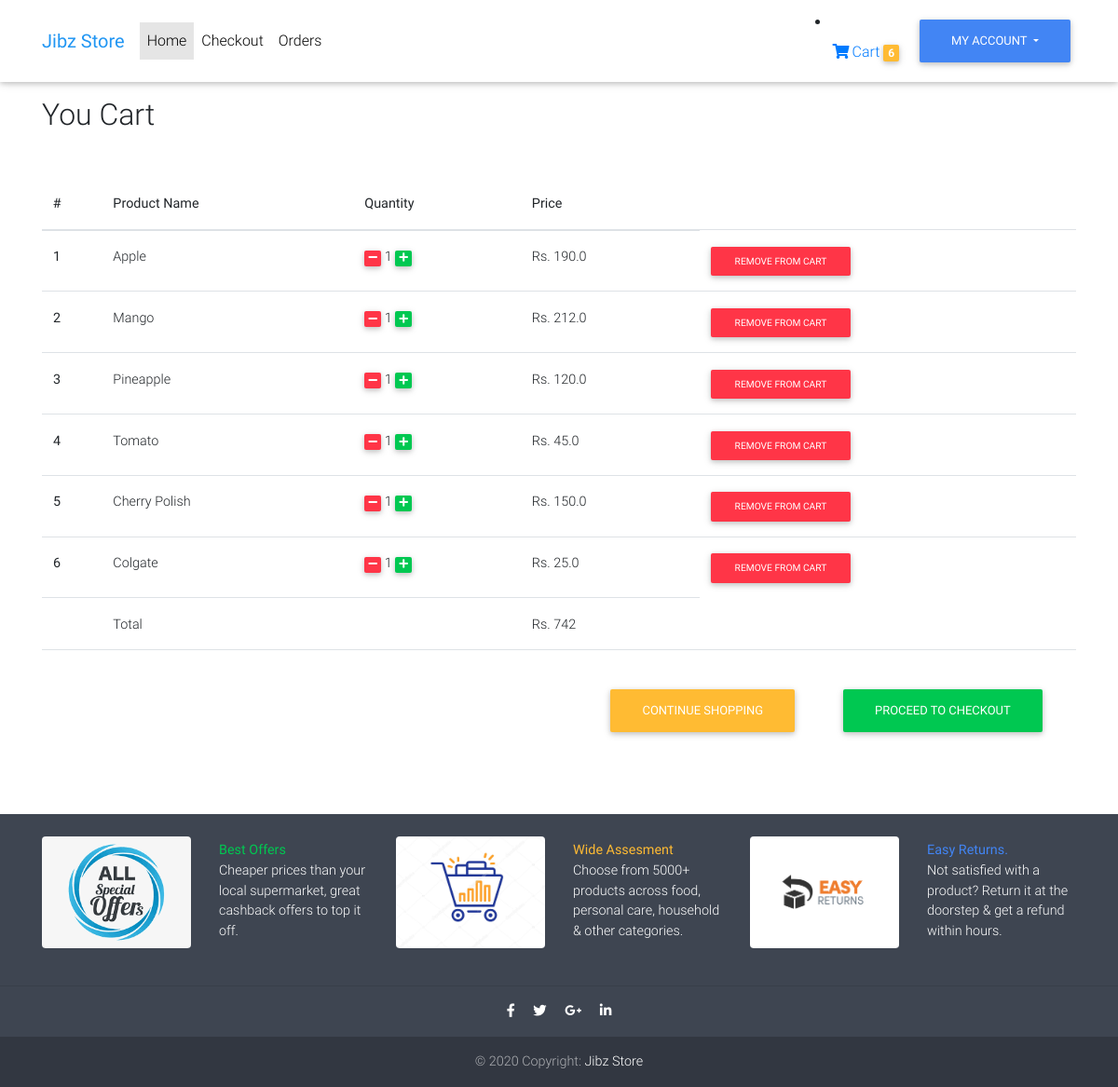
The app's page /cart/ (signed in) with its own data.
### cart/models.py (models this page shows, shortened)
class Ord(models.Model):
    orderItems = models.ManyToManyField(Cart)
    user = models.ForeignKey(User,on_delete=models.CASCADE)
    ordered = models.BooleanField(default=False)
    created = models.DateTimeField(auto_now_add=True)
    Address = models.ForeignKey(Address,on_delete=models.SET_NULL, blank=True,null=True)
    payment = models.ForeignKey(Payment,on_delete=models.SET_NULL, blank=True,null=True)
    def get_totals(self):
        total = 0
        for order_item in self.orderItems.all():
            total += order_item.get_total()
        return total

class Cart(models.Model):
    user =  models.ForeignKey(User,on_delete=models.CASCADE)
    item = models.ForeignKey(Product,on_delete=models.CASCADE)
    quantity = models.IntegerField(default=1)
    created = models.DateTimeField(auto_now_add=True)
    def get_total(self):
        total = self.item.price*self.quantity
        floatTotal = float("{0:.2f}".format(total))
        return floatTotal

### demo/models.py (models this page shows, shortened)
class Product(models.Model):
    name = models.CharField(max_length=100)
    category = models.ForeignKey(Category,on_delete=models.CASCADE)
    slug = models.SlugField()
    previewText = models.TextField(max_length=100,verbose_name='PreviewText')
    description = models.CharField(max_length=200,verbose_name='Description')
    price = models.FloatField()
    quantity = models.IntegerField(default=1)
    thumbnail = models.ImageField(upload_to='products/',default='/products/default.png')

### cart/views.py (the view)
# urls.py: path('cart/',CartView,name='cart-home'),
def CartView(request):
    if not request.user.is_authenticated:
        messages.info(request,f"Please Login to continue.")
        return redirect("account_login")
    user = request.user
    carts = Cart.objects.filter(user=user)
    orders = Ord.objects.filter(user=user,ordered=False)
    if  orders.exists():    # Add  carts.exists() or
        order = orders[0]
        return render(request,'cart/home.html',{'carts':carts,'order':order})
    else:
        messages.warning(request,"You do not have any item in cart.")
        return redirect("demo:demo")

### cart/templatetags/cart_tag.py (called while the page is built)
@register.filter
def cart_total(user):
    order = Ord.objects.filter(user=user, ordered=False)
    if order.exists():
    	return order[0].orderItems.count()
    else:
    	return 0

### cart/templates/cart/home.html
{% extends 'demo/base.html' %}
{% block content %}
<div class="container my-5">
    <div class="my-5">
        <h2>You Cart</h2>
    </div>
    <table class="table table-hover">
        <thead>
            <tr>
                <th scope="col">#</th>
                <th scope="col">Product Name</th>
                <th scope="col">Quantity</th>
                <th scope="col">Price</th>
            </tr>
        </thead>
        <tbody>
            {% for cart in carts %}
            <tr>
                <th scope="row">{{ forloop.counter }}</th>
                <td>{{ cart.item.name }}</td>
                <td>
                  <a href="{% url 'demo:remove' cart.item.slug %}">
                    <span class="badge badge-danger"><i class="fas fa-minus"></i></span></a>
                  {{ cart.quantity }}
                  <a href="{% url 'demo:cart' cart.item.slug %}">
                    <span class="badge badge-success"><i class="fas fa-plus"></i></span></a>
                </td>
                <td>Rs. {{ cart.get_total }} </td>
                <td><a href="{% url 'demo:decrease-cart' cart.item.slug %}" class="btn btn-sm btn-danger">Remove from Cart</a></td>
            </tr>
            {% endfor %}
            <tr>
                <th scope="row"></th>
                <td colspan="2">Total</td>
                <td>Rs. {{ order.get_totals| floatformat }}</td>
            </tr>
            <tr>
                <th scope="row"></th>
                <td colspan="4" class="text-right ">
									<a href="{% url 'demo:demo' %}" class="btn btn-warning m-4"> Continue Shopping </a>
                  <a href="{% url 'demo:checkout' %}" class="btn btn-success m-4"> Proceed to Checkout </a>
                </td>
            </tr>
        </tbody>
    </table>
</div>
{% endblock %}

### demo/templates/demo/base.html (shortened to what this page needs)
{% load static %}
{% load cart_tag %}
<!DOCTYPE html>
<html lang="en">
<head>
  <link rel="stylesheet" href="https://use.fontawesome.com/releases/v5.11.2/css/all.css">
  <link href="{% static 'css/bootstrap.min.css' %}" rel="stylesheet">
  <link href="{% static 'css/mdb.min.css' %}" rel="stylesheet">
  <link href="{% static 'css/style.min.css' %}" rel="stylesheet">
</head>
<body>
  {% block body %}
    <nav class="navbar fixed-top navbar-expand-lg navbar-light white scrolling-navbar">
      <div class="container">
        <a class="navbar-brand waves-effect" href="{% url 'demo:demo' %}" >
          <strong class="blue-text">Jibz Store</strong>
        </a>
        <div class="collapse navbar-collapse" id="navbarSupportedContent">
          <ul class="navbar-nav mr-auto">
            <li class="nav-item active">
              <a class="nav-link waves-effect" href="{% url 'demo:demo' %}">Home
              </a>
            </li>
            {% if request.user.is_authenticated %}
            <li class="nav-item">
              <a class="nav-link waves-effect" href="{% url 'demo:checkout' %}" >Checkout</a>
            </li>
            <li class="nav-item">
              <a class="nav-link waves-effect" href="{% url 'demo:order' %}" >Orders</a>
            </li>
            {% endif %}
          </ul>
          {% if request.user.is_authenticated %}
            <li class="nav-item">
            <a class="nav-link waves-effect" href="{% url 'demo:cart-home' %}">
              <i class="fas fa-shopping-cart"></i>Cart
              <span class="badge badge-warning">{{ request.user| cart_total }}</span>
            </a>
          </li>
            <div class="btn-group">
            <button type="button" class="btn btn-primary dropdown-toggle" data-toggle="dropdown" aria-haspopup="true" aria-expanded="false">
              My Account
            </button>
          </div>
          {% endif %}
        </div>
      </div>
    </nav>
    <div class="p-1 my-5"></div>
    {% block content %}
    {% endblock %}
    {% endblock %}
<footer class="page-footer font-small stylish-color-dark pt-4">
  <div class="container">
    <div class="row">
      <div class="col-lg-2 col-md-6 mb-4">
        <div class="embed-responsive embed-responsive-4by3">
           <img alt="Card image cap" class="card-img-top embed-responsive-item rounded" src="/media/specialOffer.png" />
        </div>
      </div>
      <div class="col-sm pt-1">
          <p class="text-sm-left"><strong class="text-success">Best Offers </strong>
            <br>Cheaper prices than your local supermarket, great cashback offers to top it off.</p>
      </div>
      <div class="col-lg-2 col-md-6 mb-4">
        <div class="embed-responsive embed-responsive-4by3">
           <img alt="Card image cap" class="card-img-top embed-responsive-item rounded" src="/media/cart.jpg" />
        </div>
      </div>
      <div class="col-sm pt-1">
          <p class="text-sm-left"><strong class="text-warning">Wide Assesment</strong>
            <br>Choose from 5000+ products across food, personal care, household & other categories.</p>
      </div>
      <div class="col-lg-2 col-md-6 mb-4">
        <div class="embed-responsive embed-responsive-4by3">
           <img alt="Card image cap" class="card-img-top embed-responsive-item rounded" src="/media/return.png" />
        </div>
      </div>
      <div class="col-sm pt-1">
          <p class="text-sm-left"><strong class="text-primary">Easy Returns.</strong>
            <br>Not satisfied with a product? Return it at the doorstep & get a refund within hours.</p>
      </div>
    </div>
  </div>
  <hr>
  <ul class="list-unstyled list-inline text-center">
    <li class="list-inline-item">
      <a class="btn-floating btn-fb mx-1">
        <i class="fab fa-facebook-f"> </i>
      </a>
    </li>
    <li class="list-inline-item">
      <a class="btn-floating btn-tw mx-1">
        <i class="fab fa-twitter"> </i>
      </a>
    </li>
    <li class="list-inline-item">
      <a class="btn-floating btn-gplus mx-1">
        <i class="fab fa-google-plus-g"> </i>
      </a>
    </li>
    <li class="list-inline-item">
      <a class="btn-floating btn-li mx-1">
        <i class="fab fa-linkedin-in"> </i>
      </a>
    </li>
  </ul>
  <div class="footer-copyright text-center py-3">© 2020 Copyright:
    <a href="/demo"> Jibz Store </a>
  </div>
</footer>
</body>
</html>

### demo/templates/demo/base.html (style rules this page uses)
html, body, header, .carousel { height: 60vh; }
.card-img-top { width: 100%; height: 15vw; object-fit: cover; }

### records on screen
Cart: item.name "Apple", quantity "1", get_total "190.0"
Cart: item.name "Mango", quantity "1", get_total "212.0"
Cart: item.name "Pineapple", quantity "1", get_total "120.0"
Cart: item.name "Tomato", quantity "1", get_total "45.0"
Cart: item.name "Cherry Polish", quantity "1", get_total "150.0"
Cart: item.name "Colgate", quantity "1", get_total "25.0"
Ord: get_totals "742"

### other values on screen
{{ request.user| cart_total }} "6"
